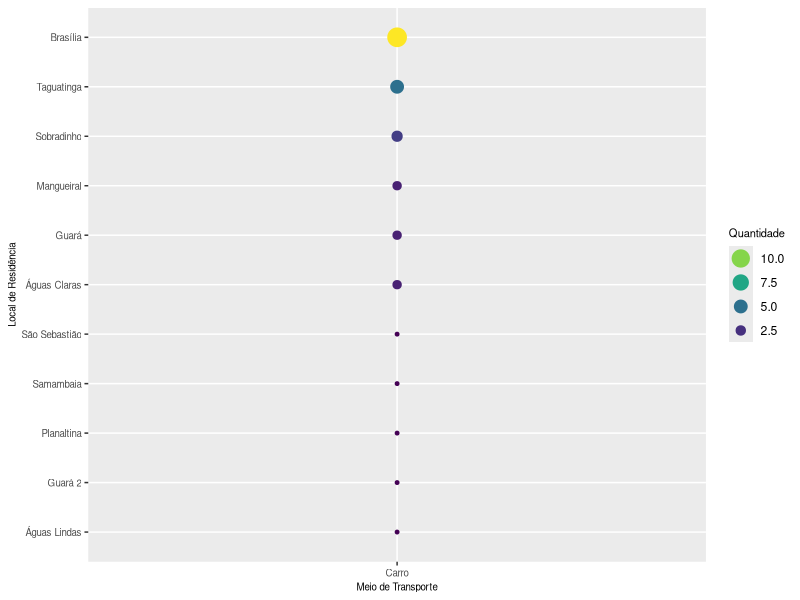
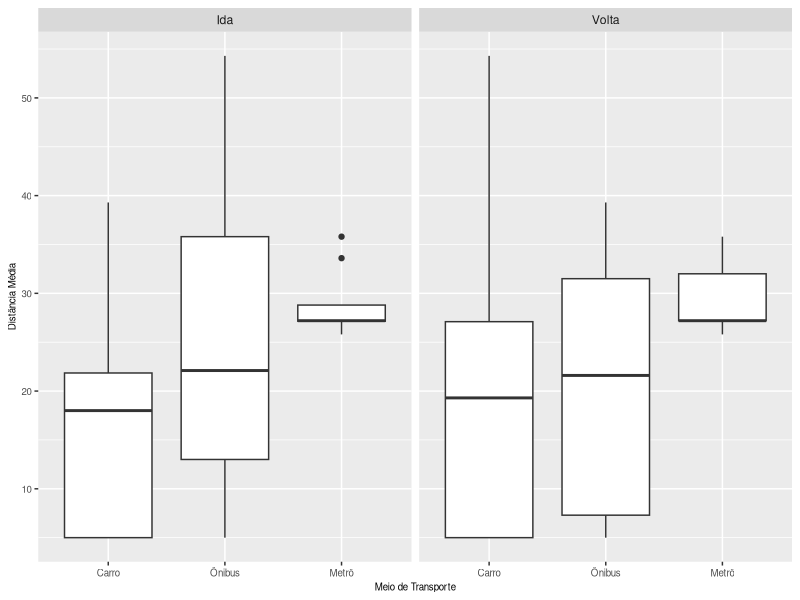
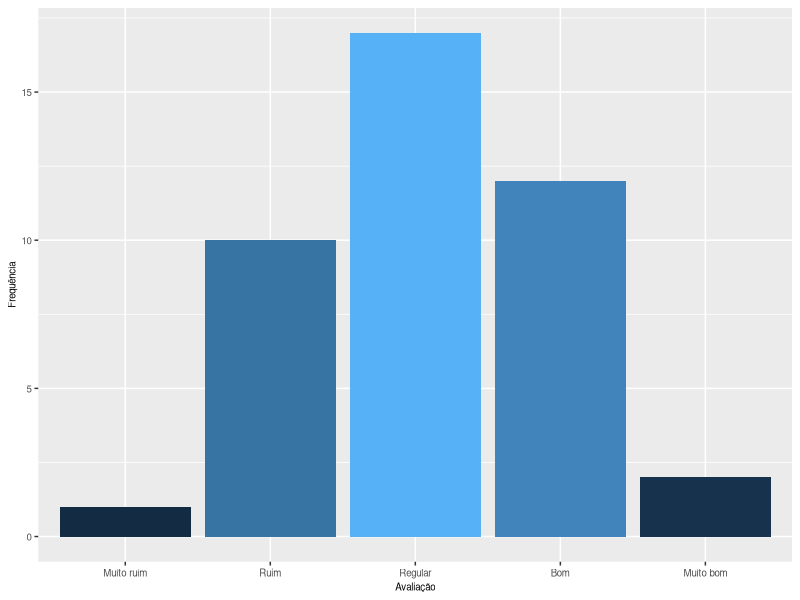
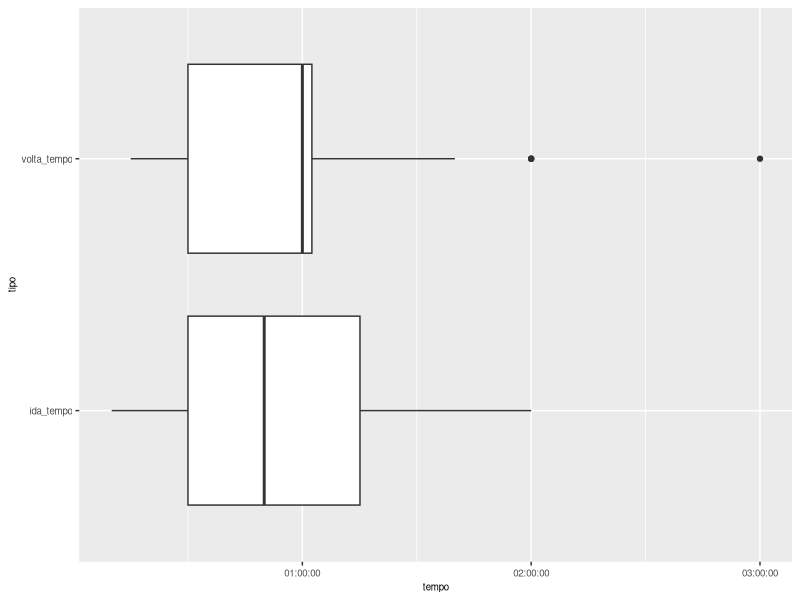
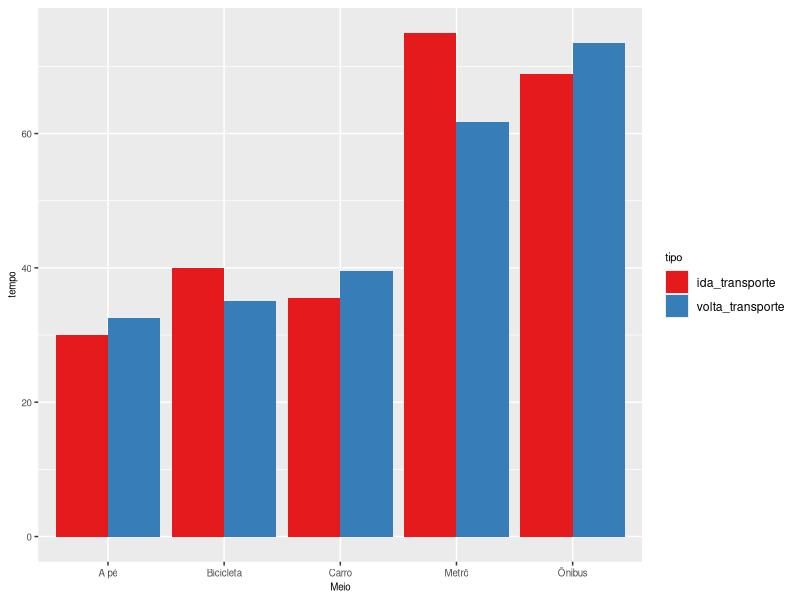
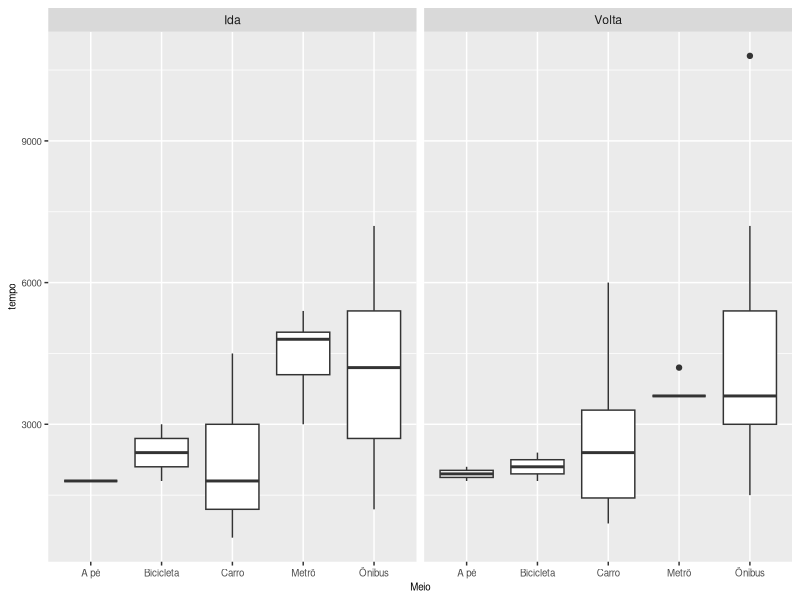
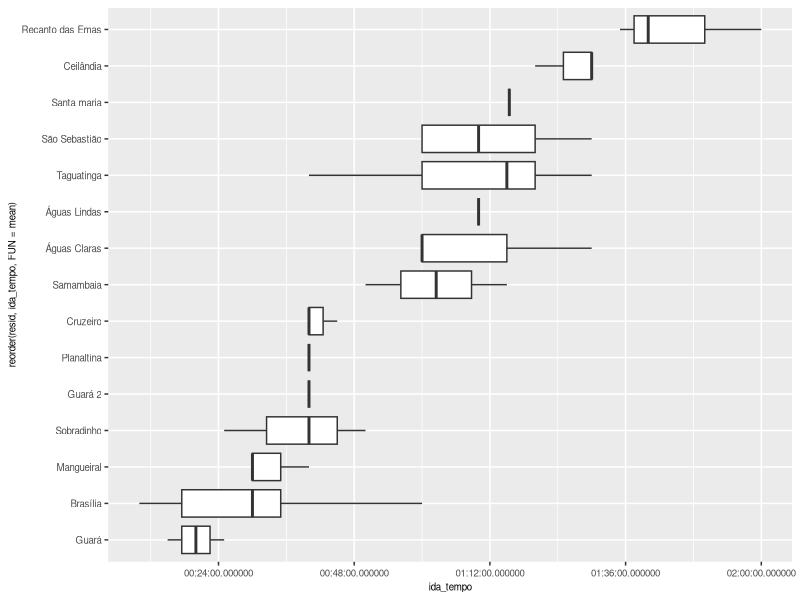
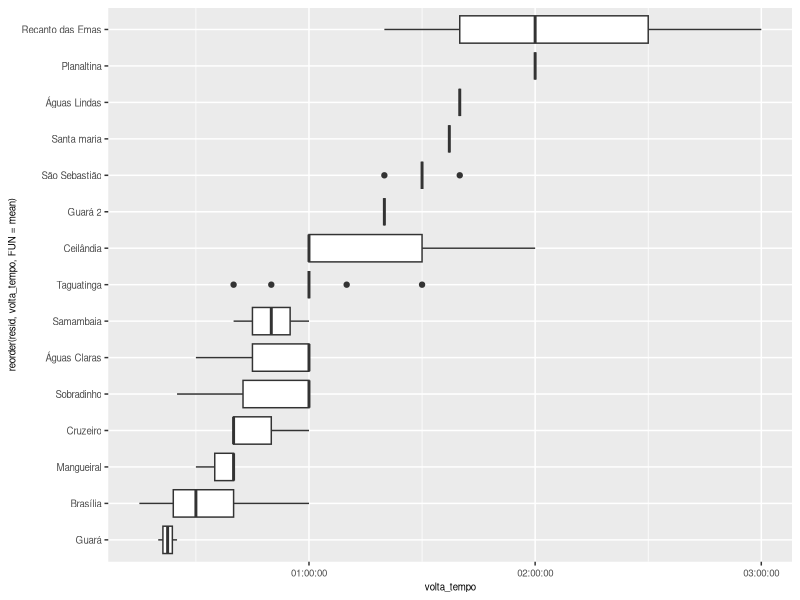

Write R code to recreate these figures, in order.
## ---- chunk 1
knitr::opts_chunk$set(echo = FALSE, message = FALSE, warning = FALSE, fig.width = 3.5, fig.height = 2, fig.align = 'center')
library(tidyverse)
library(viridis)

theme_update(# axis labels
             axis.title = element_text(size = 7),
             # tick labels
             axis.text = element_text(size = 7),
             # title 
             title = element_text(size = 8))

transito <- read_csv("tabela1.csv")
transito2 <- read_csv("tabela2.csv")
transito3 <- read_csv("transito3.csv")

cv <- function(arg){
  return(sd(arg, na.rm = TRUE)/mean(arg, na.rm = TRUE))
}
## ---- chunk 2
table1 <- transito %>%
  gather(ida_transporte, volta_transporte, key=tipo, value=Meio) %>% 
  group_by(Meio) %>% 
  summarise(Ida = sum(tipo == 'ida_transporte'), Volta = sum(tipo == 'volta_transporte'))
## ---- chunk 3
transito2 %>%
  mutate(resid = ifelse( resid %in% c('Asa Norte', 'Asa Sul'), 'Brasília', resid)) %>% 
         #resid = ifelse( resid %in% c('Brasília', 'Taguatinga', 'São Sebastião'), resid, 'Outros')) %>%
  group_by(meio, resid) %>% 
  filter(meio == "Carro") %>% 
  summarise(n = n()) %>% 
  ggplot() +
    geom_point(aes(meio, reorder(resid, n, FUN = sum), size = n, color = n)) + 
    scale_color_viridis( breaks = seq(15,0,-2.5)) +
    scale_size_continuous( breaks = seq(15,0,-2.5)) +
    guides(color= guide_legend(), size=guide_legend()) +
    labs(x = "Meio de Transporte", y = "Local de Residência", color = "Quantidade", size = "Quantidade")
## ---- chunk 4
transito %>% 
  mutate(dist = ifelse(dist == 10.8, 5, dist)) %>% 
  group_by(volta_transporte) %>% 
  summarise(dist_media = mean(dist))
## ---- chunk 5
transito %>% 
  gather(ida_transporte, volta_transporte, key = tipo, value = meio) %>% 
  filter(meio %in% c("Ônibus", "Metrô", "Carro")) %>% 
  mutate(dist = ifelse(dist == 10.8, 5, dist),
         tipo = ifelse(tipo == "ida_transporte", "Ida", "Volta")) %>% 
  ggplot() + 
    geom_boxplot(aes(reorder(meio, dist, FUN = median ), dist)) +
    facet_wrap(~ tipo) +
    labs(x = 'Meio de Transporte', y = 'Distância Média')
## ---- chunk 6
transito$avaliacao <- as_factor(transito$avaliacao)
transito$avaliacao <- factor(transito$avaliacao, levels = c('Muito ruim', 'Ruim', 'Regular', 'Bom', 'Muito bom'))
## ---- chunk 7
transito %>%
  filter(is.na(avaliacao) != TRUE) %>%
  group_by(avaliacao) %>% 
  summarise(n = n()) %>% 
  ggplot(aes(avaliacao, n)) +
    geom_bar(aes(fill = n), stat = "identity") +
    theme(legend.position = "none") + 
    labs(x="Avaliação", y="Frequência")
## ---- chunk 8
transito %>% 
  filter(ida_transporte == "Metrô" | volta_transporte == "Metrô") %>% 
  group_by(avaliacao) %>% 
  summarise(n())
## ---- chunk 9
transito <- transito %>%
  mutate(tempo = (ida_tempo + volta_tempo)/60)
  
transito_tempo <- as.numeric(pull(transito, tempo))
## ---- chunk 10
transito %>% 
  select(ida_tempo, volta_tempo) %>% 
  mutate(transito_tempo = (ida_tempo + volta_tempo)) %>% 
  gather(`ida_tempo`, `volta_tempo`, key=tipo, value=tempo) %>%
  ggplot() +
    geom_boxplot(aes(tipo, tempo)) +
    coord_flip()
## ---- chunk 11
transito %>% 
  gather(ida_transporte, volta_transporte, key=tipo, value=Meio) %>% 
  mutate(tempo = ifelse(tipo == "ida_transporte", ida_tempo, volta_tempo)) %>% 
  group_by(Meio, tipo) %>% 
  summarise(tempo = mean(tempo/60)) %>% 
  #spread(key=tipo, value = tempo)
  ggplot() +
    geom_bar(aes(Meio, tempo, fill=tipo), stat="identity", position = "dodge") +
    scale_fill_brewer(palette = "Set1")

transito %>% 
  gather(ida_transporte, volta_transporte, key=tipo, value=Meio) %>% 
  mutate(tempo = ifelse(tipo == "ida_transporte", ida_tempo, volta_tempo),
         tipo = ifelse(tipo == "ida_transporte", "Ida", "Volta")) %>% 
  ggplot() +
    geom_boxplot(aes(Meio, tempo)) +
    facet_wrap(~ tipo)
## ---- chunk 12
transito %>%
  mutate(resid = ifelse( resid %in% c('Asa Norte', 'Asa Sul'), 'Brasília', resid)) %>%
  ggplot(aes(x = reorder(resid, ida_tempo, FUN = mean), y = ida_tempo)) +
    geom_boxplot() +
    coord_flip()

transito %>%
  mutate(resid = ifelse( resid %in% c('Asa Norte', 'Asa Sul'), 'Brasília', resid)) %>%
  ggplot(aes(x = reorder(resid, volta_tempo, FUN = mean), y = volta_tempo)) +
    geom_boxplot() +
    coord_flip()
## ---- chunk 13
ggplot(transito, aes(dist, tempo)) + 
  geom_point()
## ---- chunk 14
transito <- transito %>% 
  mutate(cred = ifelse(cred < 6, NA, cred))

creditos <- transito %>% 
  filter(is.na(cred) == FALSE) %>% 
  pull(cred)
## ---- chunk 15
transito %>% 
  mutate(tempo = tempo * 7) %>% 
  ggplot(aes(cred, tempo)) + 
    geom_jitter()
## ---- chunk 16
transito %>% 
  filter(is.na(cred) == FALSE) %>%
  mutate(razao = tempo / (cred * 60 / 7)) %>%
  ggplot(aes(razao)) +
    geom_area(bins = 16, stat='bin')
## ---- chunk 17
transito %>% 
  ggplot(aes(estudo))+
    geom_histogram(bins = 10)

transito %>% 
  filter(ativ > 60) %>% 
  mutate(ativ = ativ/3600) %>% 
  ggplot(aes(ativ))+
    geom_histogram(bins = 10)+
    scale_x_continuous(breaks = seq(0, 10, 1))
## ---- chunk 18
ggplot(transito, aes(sono)) +
  geom_histogram(aes(color = sono),bins=6)
## ---- chunk 19
transito3 <- transito3 %>% 
  mutate(total = ida_tempo + volta_tempo + cred + estudo + ativ + sono,
         tempo = ida_tempo + volta_tempo) %>% 
  arrange(total)

transito3$id <- seq_len(nrow(transito3))  

transito3 %>% 
  gather(ida_tempo:sono, key = tipo, value = tempo_) %>% 
  mutate(tempo_ = tempo_/60) %>% 
  ggplot(aes(id, tempo_)) +
      geom_area(aes(fill = reorder(tipo, tempo_, FUN=mean)), position = position_stack(reverse = T)) +
      scale_fill_viridis(discrete = TRUE, direction = -1)
## ---- chunk 20
transito %>% 
  gather(ativ, sono, estudo, key = tipo, value = tempo_) %>% 
  ggplot(aes(tempo, tempo_)) +
    geom_jitter(size = 0.6) +
    geom_smooth(color = "darkgrey", se = FALSE, method = "lm") +
    facet_grid(~ tipo)
## ---- chunk 21
transito %>%
  mutate(ativ = ifelse(ativ < 60, NA, ativ)) %>% 
  gather(estudo, ativ, key = tipo, value = tempo_) %>% 
  ggplot(aes(tempo_, sono)) +
    geom_jitter(size = 0.6) +
    geom_smooth(color = "darkgrey", se = FALSE, method = "lm") +
    facet_grid(~ tipo)
## ---- chunk 22
transito$prod_tempo <- as.factor(transito$prod_tempo)
levels(transito$prod_tempo) = c("Madrugada", "Manhã", "Tarde", "Noite")
